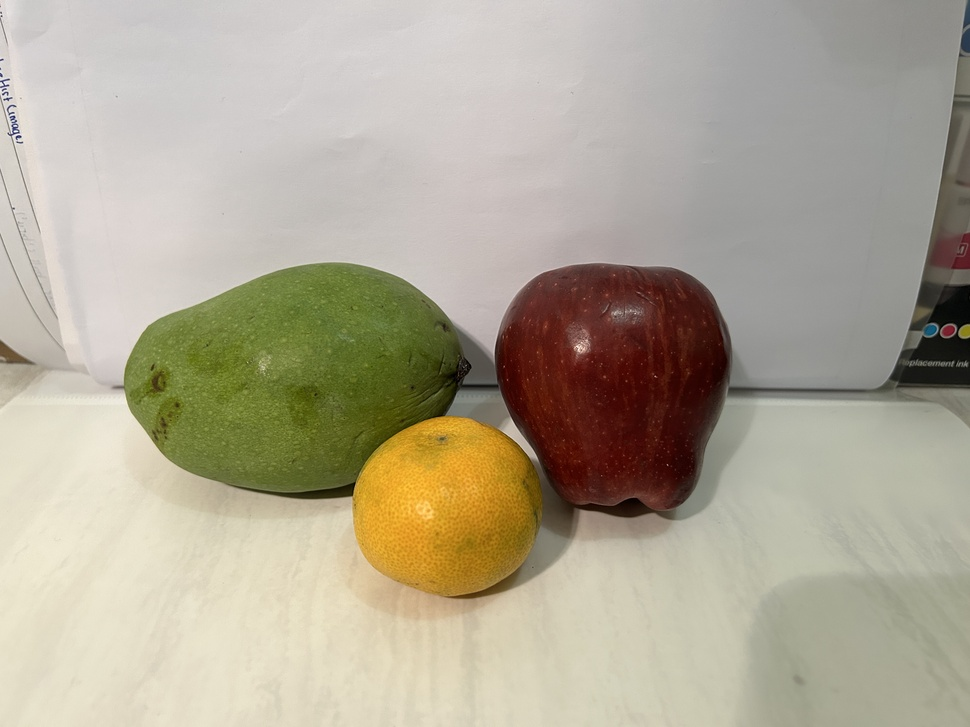
#> input picture Original Image.jpg, 970 x 727 px, shrunk from 4032 x 3024 before the run
$ jupyter execute 'PA_PC_202131021_MELISA BR GINTING_KELAS A.ipynb'
#> lines starting #> are read from the running program, lines starting #| are printed output that depends on the picture; after the words box and inside, x2 and y2 are one past the last pixel; in counts of white or black regions, pixels touching at a corner belong together
[cell 1]
import cv2
import numpy as np
import matplotlib.pyplot as plt

[cell 2]
def fruit_segmentation(buah):
    # Membaca citra
#> called with buah = 'Original Image.jpg'
    image = cv2.imread(buah)
#> image is the input picture: shape (727, 970, 3); mean B, G, R 149.1, 168.2, 175.8

    # Mengkonversi citra ke ruang warna HSV
    hsv_image = cv2.cvtColor(image, cv2.COLOR_BGR2HSV)
#> hsv_image: shape (727, 970, 3); mean H, S, V 22.2, 50.6, 176.9

    # Menentukan rentang warna untuk setiap buah yang ditentukan
    color_ranges = {
        'apel': (np.array([0, 40, 50]), np.array([15, 255, 255])),
        'mangga hijau': (np.array([30, 50, 50]), np.array([70, 255, 255])),
        'jeruk': (np.array([10, 100, 20]), np.array([30, 255, 255]))
    }

    fruits = ['apel', 'mangga hijau', 'jeruk']
    masks = []
    segmented_images = []

    for fruit in fruits:
        # Menentukan rentang warna berdasarkan buah yang ditentukan
        lower_color, upper_color = color_ranges.get(fruit.lower())

        if lower_color is None or upper_color is None:
            print(f"Buah {fruit} tidak didukung.")
            continue

        # Menerapkan ambang pada citra HSV
        mask = cv2.inRange(hsv_image, lower_color, upper_color)

        # Melakukan operasi morfologi (opsional) untuk memperbaiki hasil segmentasi
        kernel = np.ones((5, 5), np.uint8)
        mask = cv2.morphologyEx(mask, cv2.MORPH_OPEN, kernel)

        # Mengaplikasikan mask ke citra asli untuk mendapatkan hasil segmentasi
        segmented_image = cv2.bitwise_and(image, image, mask=mask)

        masks.append(mask)
        segmented_images.append(segmented_image)
#> this loop made 3 passes
#> pass 1, in fruit_segmentation, `mask = cv2.inRange(hsv_image, lower_color, upper_color)`:
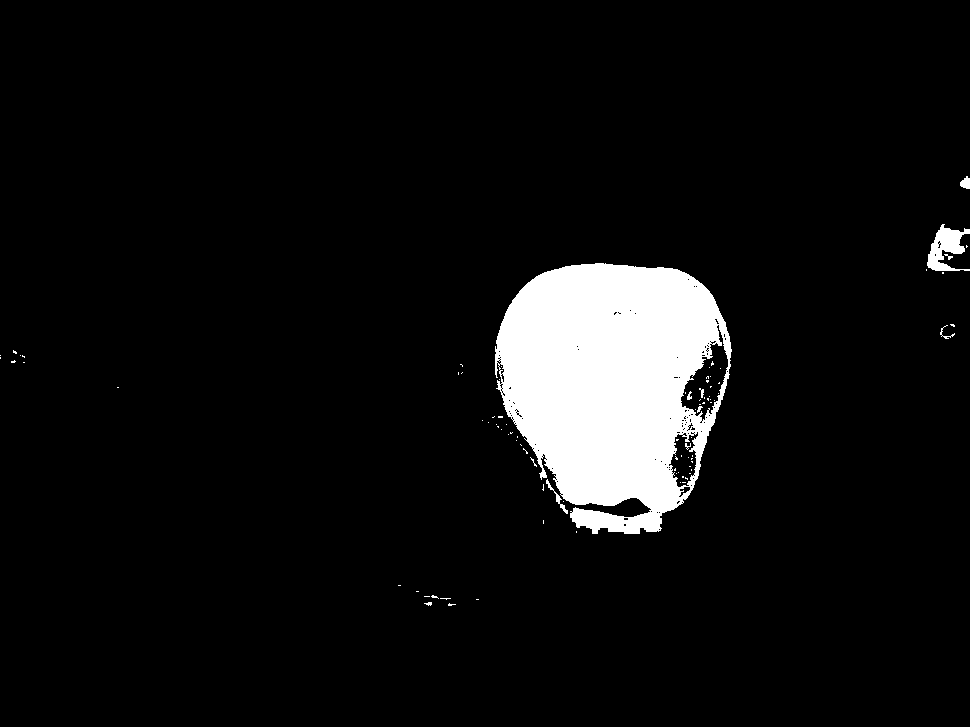
#> mask: shape (727, 970); 6.6% white; 92 white regions (82 under 20 px), largest, box (x1, y1, x2, y2) and area: (495, 263, 732, 534) 44606, (927, 224, 970, 271) 1034, (546, 479, 568, 514) 112
#> pass 1, in fruit_segmentation, `mask = cv2.morphologyEx(mask, cv2.MORPH_OPEN, kernel)`:
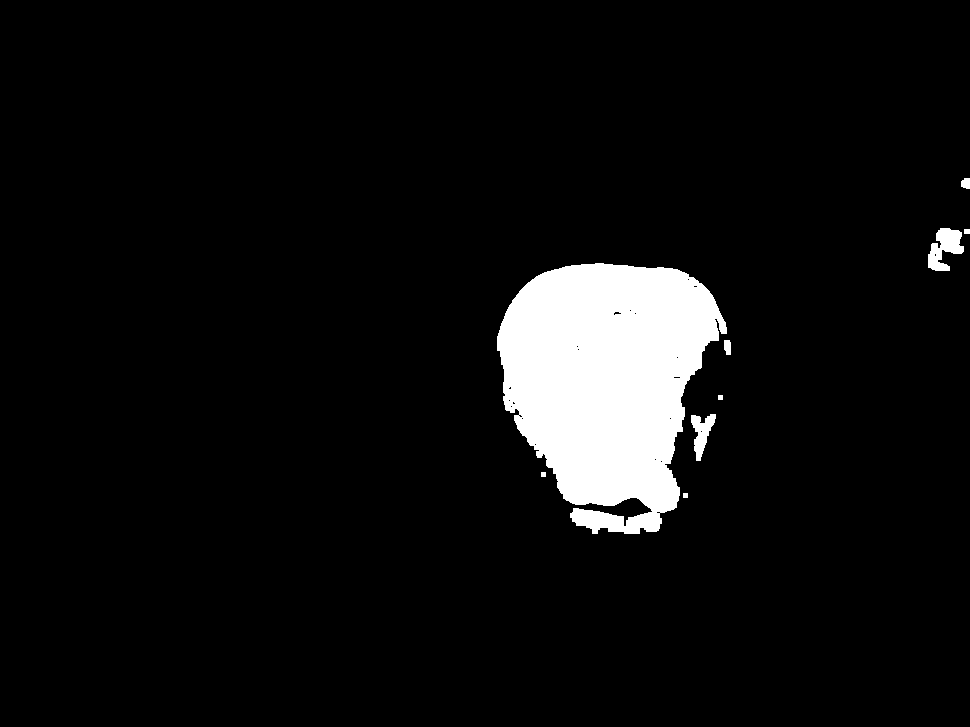
#> mask: shape (727, 970); 6.3% white; 9 white regions, largest, box (x1, y1, x2, y2) and area: (497, 263, 727, 534) 42383, (928, 228, 964, 271) 908, (691, 414, 716, 461) 590
#> pass 1, in fruit_segmentation, `segmented_image = cv2.bitwise_and(image, image, mask=mask)`:
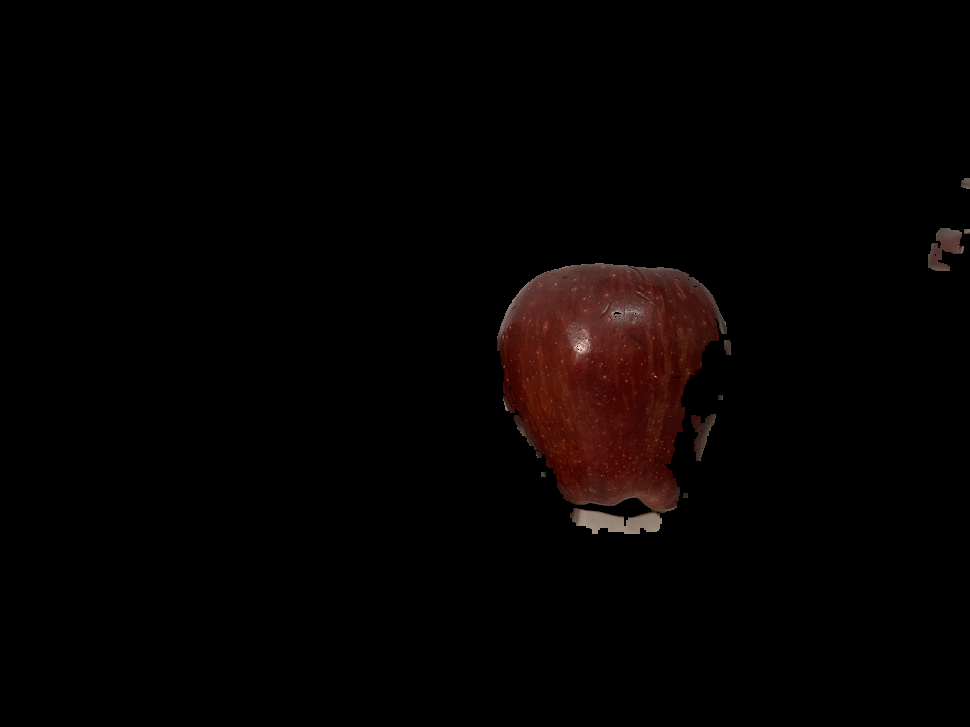
#> segmented_image: shape (727, 970, 3); mean B, G, R 1.7, 2.1, 5.2
#> pass 2, in fruit_segmentation, `mask = cv2.inRange(hsv_image, lower_color, upper_color)`:
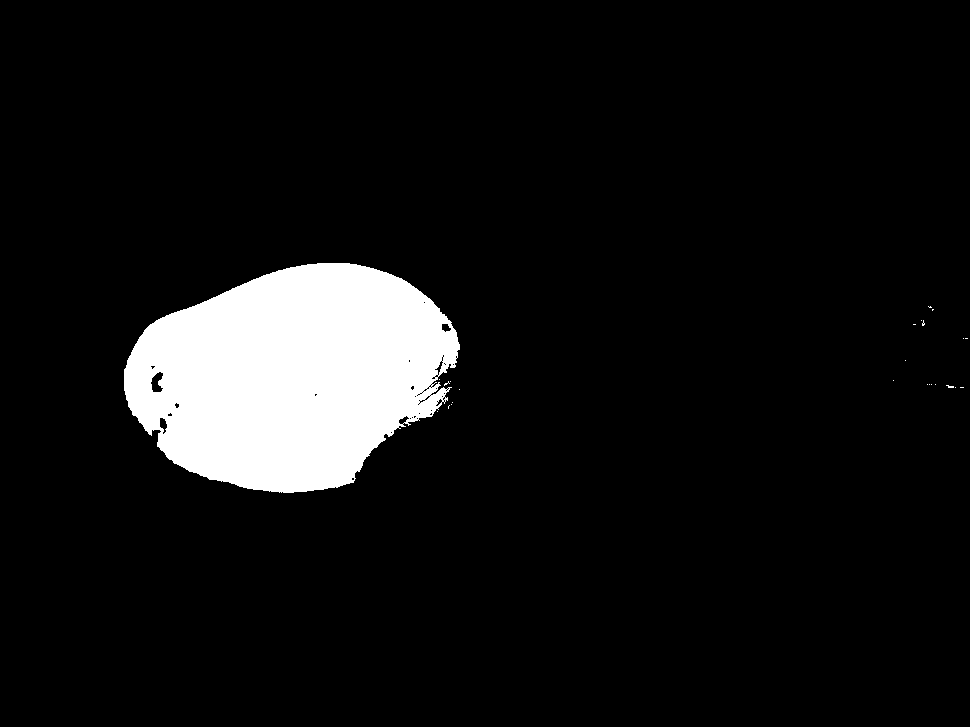
#> mask: shape (727, 970); 7.9% white; 25 white regions (24 under 20 px), largest, box (x1, y1, x2, y2) and area: (124, 263, 460, 493) 55583
#> after the loop, masks = 3 items; segmented_images = 3 items

    # Menampilkan citra asli, citra mask, dan hasil segmentasi
    plt.figure(figsize=(12, 4))
    plt.subplot(2, 4, 1), plt.imshow(cv2.cvtColor(image, cv2.COLOR_BGR2RGB))
    plt.title('Citra Asli')

    for i in range(len(fruits)):
        plt.subplot(2, 4, i+5), plt.imshow(cv2.cvtColor(segmented_images[i], cv2.COLOR_BGR2RGB))
        plt.title(f'Hasil Segmentasi {fruits[i]}')

    plt.tight_layout()
    plt.show()
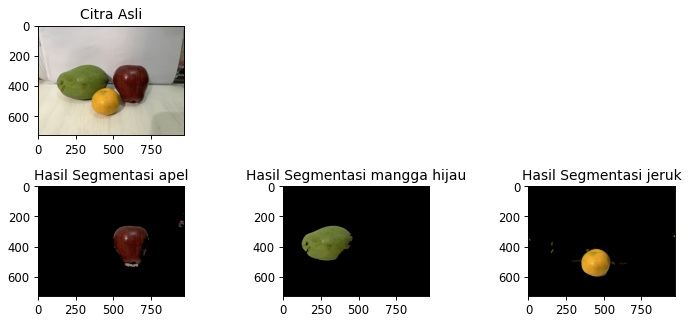
#> figure drawn by matplotlib, 4 panels

$ run again, with Rincian Gambar.PNG saved as Original Image.jpg
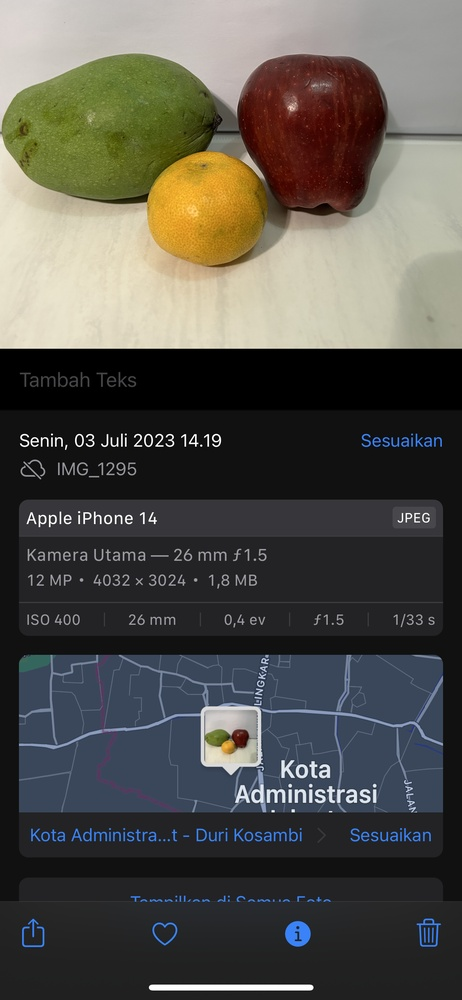
#> input picture Rincian Gambar.PNG, 462 x 1000 px, shrunk from 1170 x 2532 before the run
#> in fruit_segmentation, image is the input picture: shape (1000, 462, 3); mean B, G, R 76.2, 82.2, 83.9
#> hsv_image: shape (1000, 462, 3); mean H, S, V 50.4, 47, 90.6
#> the loop in fruit_segmentation, `for fruit in fruits:` made 3 passes
#> pass 1, in fruit_segmentation, `mask = cv2.inRange(hsv_image, lower_color, upper_color)`:
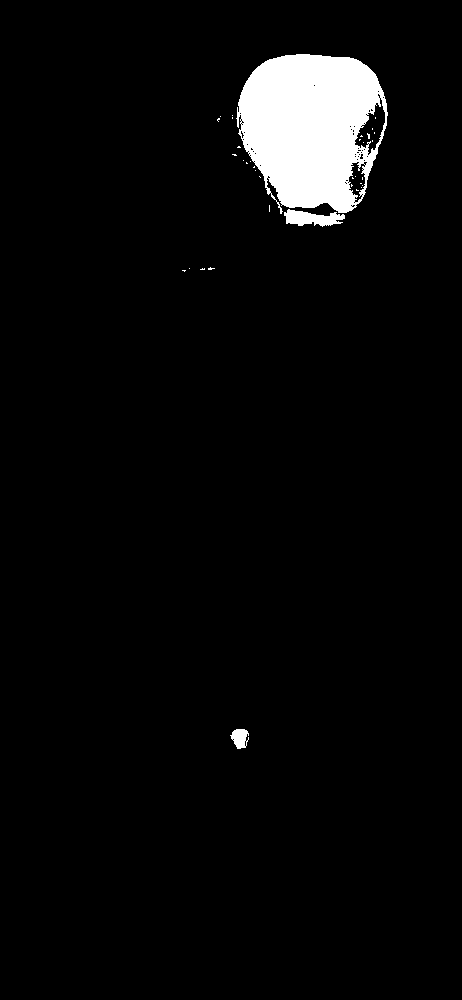
#> mask: shape (1000, 462); 4% white; 36 white regions (33 under 20 px), largest, box (x1, y1, x2, y2) and area: (236, 54, 388, 214) 17447, (284, 209, 345, 227) 661, (230, 729, 249, 749) 261
#> after the loop in fruit_segmentation, `for fruit in fruits:`: masks = 3 items
#> in fruit_segmentation, `plt.show()`:
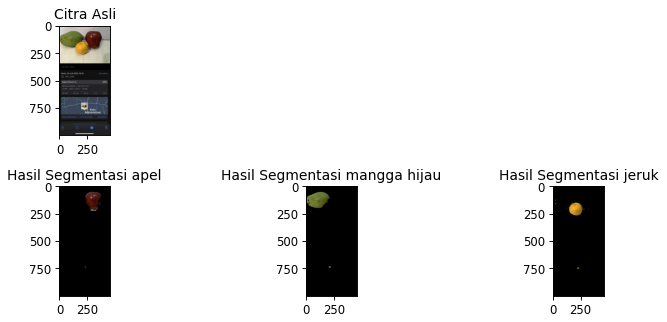
#> figure drawn by matplotlib, 4 panels
